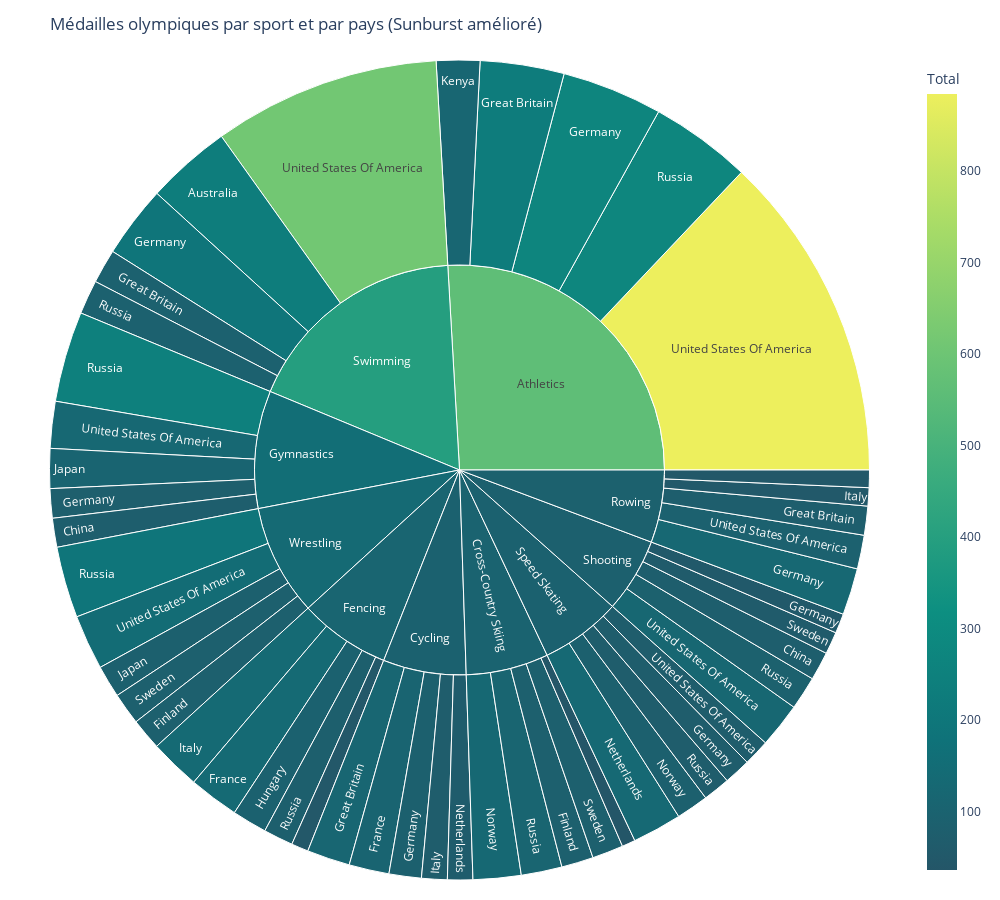

The notebook cell saved with this chart:
### Code cell
import json
import pandas as pd
import plotly.express as px

# Charger les données
with open('sports_medals_clean.json', 'r', encoding='utf-8') as file:
    data = json.load(file)

# Transformer les données
medals_data = []
for sport in data:
    sport_name = sport['nom']
    for nation in sport['nations']:
        country_name = nation['nom'].split('\n')[0]
        medals_data.append({
            'Sport': sport_name,
            'Pays': country_name,
            'Or': nation['or'],
            'Argent': nation['argent'],
            'Bronze': nation['bronze'],
            'Total': nation['total']
        })

df = pd.DataFrame(medals_data)

# Filtrer pour plus de lisibilité : top 10 sports et top 5 pays par sport
top_sports = df.groupby('Sport')['Total'].sum().nlargest(10).index
df_top = df[df['Sport'].isin(top_sports)]

# Pour chaque sport, ne garder que les 5 meilleurs pays
df_filtered = df_top.groupby('Sport').apply(lambda x: x.nlargest(5, 'Total')).reset_index(drop=True)


fig = px.sunburst(
    df_filtered,
    path=['Sport', 'Pays'],
    values='Total',
    color='Total',
    color_continuous_scale='Aggrnyl',
    title='Médailles olympiques par sport et par pays (Sunburst amélioré)',
    hover_data={'Or': True, 'Argent': True, 'Bronze': True, 'Total': True}
)

fig.update_layout(
    width=1000,
    height=900,
    margin=dict(t=60, l=20, r=20, b=20),
    uniformtext=dict(minsize=12, mode='hide')
)


fig.show()

### Figure 1 — Plotly figure (JSON) as saved in the notebook; plotly's stock layout.template omitted (floating-point values rounded to 4 significant figures; data arrays with more than 128 entries replaced by an {"elided": "..."} marker saying what was removed)
{"data": [{"branchvalues": "total", "customdata": {"elided": "60x4 mixed values"}, "domain": {"x": [0, 1], "y": [0, 1]}, "hovertemplate": "labels=%{label}<br>Total_sum=%{value}<br>parent=%{parent}<br>id=%{id}<br>Or=%{customdata[0]}<br>Argent=%{customdata[1]}<br>Bronze=%{customdata[2]}<br>Total=%{color}<extra></extra>", "ids": ["Swimming/Australia", "Gymnastics/China", "Shooting/China", "Cross-Country Skiing/Finland", "Wrestling/Finland", "Cycling/France", "Fencing/France", "Athletics/Germany", "Cycling/Germany", "Fencing/Germany", "Gymnastics/Germany", "Rowing/Germany", "Shooting/Germany", "Speed Skating/Germany", "Swimming/Germany", "Athletics/Great Britain", "Cycling/Great Britain", "Rowing/Great Britain", "Swimming/Great Britain", "Fencing/Hungary", "Cross-Country Skiing/Italy", "Cycling/Italy", "Fencing/Italy", "Rowing/Italy", "Gymnastics/Japan", "Wrestling/Japan", "Athletics/Kenya", "Cycling/Netherlands", "Speed Skating/Netherlands", "Cross-Country Skiing/Norway", "Speed Skating/Norway", "Athletics/Russia", "Cross-Country Skiing/Russia", "Fencing/Russia", "Gymnastics/Russia", "Rowing/Russia", "Shooting/Russia", "Speed Skating/Russia", "Swimming/Russia", "Wrestling/Russia", "Cross-Country Skiing/Sweden", "Shooting/Sweden", "Wrestling/Sweden", "Athletics/United States Of America", "Gymnastics/United States Of America", "Rowing/United States Of America", "Shooting/United States Of America", "Speed Skating/United States Of America", "Swimming/United States Of America", "Wrestling/United States Of America", "Athletics", "Cross-Country Skiing", "Cycling", "Fencing", "Gymnastics", "Rowing", "Shooting", "Speed Skating", "Swimming", "Wrestling"], "labels": ["Australia", "China", "China", "Finland", "Finland", "France", "France", "Germany", "Germany", "Germany", "Germany", "Germany", "Germany", "Germany", "Germany", "Great Britain", "Great Britain", "Great Britain", "Great Britain", "Hungary", "Italy", "Italy", "Italy", "Italy", "Japan", "Japan", "Kenya", "Netherlands", "Netherlands", "Norway", "Norway", "Russia", "Russia", "Russia", "Russia", "Russia", "Russia", "Russia", "Russia", "Russia", "Sweden", "Sweden", "Sweden", "United States Of America", "United States Of America", "United States Of America", "United States Of America", "United States Of America", "United States Of America", "United States Of America", "Athletics", "Cross-Country Skiing", "Cycling", "Fencing", "Gymnastics", "Rowing", "Shooting", "Speed Skating", "Swimming", "Wrestling"], "marker": {"coloraxis": "coloraxis", "colors": [229, 78, 77, 86, 85, 108, 135, 271, 87, 46, 79, 126, 53, 72, 194, 226, 116, 78, 92, 94, 36, 69, 137, 49, 107, 87, 117, 68, 133, 129, 87, 273, 110, 80, 244, 47, 90, 73, 92, 192, 84, 60, 86, 884, 126, 91, 121, 71, 612, 148, 561.4, 99.98, 93.92, 110.5, 156.4, 89.13, 87.48, 93.61, 395.0, 135.4]}, "name": "", "parents": ["Swimming", "Gymnastics", "Shooting", "Cross-Country Skiing", "Wrestling", "Cycling", "Fencing", "Athletics", "Cycling", "Fencing", "Gymnastics", "Rowing", "Shooting", "Speed Skating", "Swimming", "Athletics", "Cycling", "Rowing", "Swimming", "Fencing", "Cross-Country Skiing", "Cycling", "Fencing", "Rowing", "Gymnastics", "Wrestling", "Athletics", "Cycling", "Speed Skating", "Cross-Country Skiing", "Speed Skating", "Athletics", "Cross-Country Skiing", "Fencing", "Gymnastics", "Rowing", "Shooting", "Speed Skating", "Swimming", "Wrestling", "Cross-Country Skiing", "Shooting", "Wrestling", "Athletics", "Gymnastics", "Rowing", "Shooting", "Speed Skating", "Swimming", "Wrestling", "", "", "", "", "", "", "", "", "", ""], "type": "sunburst", "values": [229, 78, 77, 86, 85, 108, 135, 271, 87, 46, 79, 126, 53, 72, 194, 226, 116, 78, 92, 94, 36, 69, 137, 49, 107, 87, 117, 68, 133, 129, 87, 273, 110, 80, 244, 47, 90, 73, 92, 192, 84, 60, 86, 884, 126, 91, 121, 71, 612, 148, 1771, 445, 448, 492, 634, 391, 401, 436, 1219, 598]}], "layout": {"coloraxis": {"colorbar": {"title": {"text": "Total"}}, "colorscale": [[0, "rgb(36, 86, 104)"], [0.1667, "rgb(15, 114, 121)"], [0.3333, "rgb(13, 143, 129)"], [0.5, "rgb(57, 171, 126)"], [0.6667, "rgb(110, 197, 116)"], [0.8333, "rgb(169, 220, 103)"], [1, "rgb(237, 239, 93)"]]}, "height": 900, "legend": {"tracegroupgap": 0}, "margin": {"b": 20, "l": 20, "r": 20, "t": 60}, "title": {"text": "Médailles olympiques par sport et par pays (Sunburst amélioré)"}, "uniformtext": {"minsize": 12, "mode": "hide"}, "width": 1000}}
